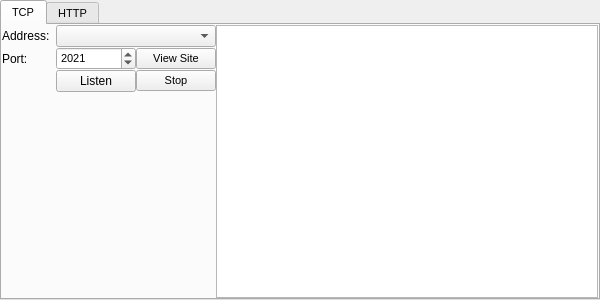
<?xml version="1.0" encoding="UTF-8"?>
<ui version="4.0">
 <class>SkippyMainWindow</class>
 <widget class="QMainWindow" name="SkippyMainWindow">
  <property name="geometry">
   <rect>
    <x>0</x>
    <y>0</y>
    <width>600</width>
    <height>300</height>
   </rect>
  </property>
  <property name="minimumSize">
   <size>
    <width>600</width>
    <height>300</height>
   </size>
  </property>
  <property name="maximumSize">
   <size>
    <width>600</width>
    <height>300</height>
   </size>
  </property>
  <property name="font">
   <font>
    <pointsize>8</pointsize>
   </font>
  </property>
  <property name="windowTitle">
   <string>Skippy</string>
  </property>
  <widget class="QWidget" name="centralwidget">
   <layout class="QGridLayout" name="gridLayout">
    <property name="leftMargin">
     <number>0</number>
    </property>
    <property name="topMargin">
     <number>0</number>
    </property>
    <property name="rightMargin">
     <number>0</number>
    </property>
    <property name="bottomMargin">
     <number>0</number>
    </property>
    <property name="spacing">
     <number>0</number>
    </property>
    <item row="0" column="0">
     <widget class="QTabWidget" name="Tabs">
      <property name="font">
       <font>
        <pointsize>8</pointsize>
       </font>
      </property>
      <property name="currentIndex">
       <number>0</number>
      </property>
      <widget class="QWidget" name="TcpTab">
       <attribute name="title">
        <string>TCP</string>
       </attribute>
       <layout class="QGridLayout" name="gridLayout_3">
        <property name="leftMargin">
         <number>0</number>
        </property>
        <property name="topMargin">
         <number>0</number>
        </property>
        <property name="rightMargin">
         <number>0</number>
        </property>
        <property name="bottomMargin">
         <number>0</number>
        </property>
        <property name="spacing">
         <number>0</number>
        </property>
        <item row="1" column="0">
         <widget class="QLabel" name="portLabel">
          <property name="font">
           <font>
            <pointsize>9</pointsize>
           </font>
          </property>
          <property name="text">
           <string>Port: </string>
          </property>
         </widget>
        </item>
        <item row="1" column="1" colspan="2">
         <widget class="QSpinBox" name="portSpinBox">
          <property name="font">
           <font>
            <pointsize>8</pointsize>
           </font>
          </property>
          <property name="minimum">
           <number>2</number>
          </property>
          <property name="maximum">
           <number>6400</number>
          </property>
          <property name="value">
           <number>2021</number>
          </property>
         </widget>
        </item>
        <item row="0" column="4" rowspan="4">
         <widget class="QTextBrowser" name="outputTextBrowser"/>
        </item>
        <item row="0" column="0">
         <widget class="QLabel" name="label">
          <property name="font">
           <font>
            <pointsize>9</pointsize>
           </font>
          </property>
          <property name="text">
           <string>Address:  </string>
          </property>
         </widget>
        </item>
        <item row="0" column="1" colspan="3">
         <widget class="QComboBox" name="addressComboBox">
          <property name="font">
           <font>
            <pointsize>8</pointsize>
           </font>
          </property>
         </widget>
        </item>
        <item row="3" column="1" colspan="3">
         <widget class="QFrame" name="horizontalFrame">
          <property name="styleSheet">
           <string notr="true">border-image: url(:/recources/data/skippyUI.png);</string>
          </property>
          <layout class="QHBoxLayout" name="horizontalLayout"/>
         </widget>
        </item>
        <item row="1" column="3">
         <widget class="QPushButton" name="pageButton">
          <property name="font">
           <font>
            <pointsize>8</pointsize>
           </font>
          </property>
          <property name="text">
           <string>View Site</string>
          </property>
         </widget>
        </item>
        <item row="2" column="2">
         <widget class="QPushButton" name="listenButton">
          <property name="font">
           <font>
            <pointsize>9</pointsize>
           </font>
          </property>
          <property name="text">
           <string>Listen</string>
          </property>
         </widget>
        </item>
        <item row="2" column="3">
         <widget class="QPushButton" name="stopButton">
          <property name="font">
           <font>
            <pointsize>8</pointsize>
           </font>
          </property>
          <property name="text">
           <string>Stop</string>
          </property>
         </widget>
        </item>
       </layout>
      </widget>
      <widget class="QWidget" name="HttpTab">
       <attribute name="title">
        <string>HTTP</string>
       </attribute>
       <layout class="QGridLayout" name="gridLayout_2">
        <property name="leftMargin">
         <number>0</number>
        </property>
        <property name="topMargin">
         <number>0</number>
        </property>
        <property name="rightMargin">
         <number>0</number>
        </property>
        <property name="bottomMargin">
         <number>0</number>
        </property>
        <property name="spacing">
         <number>0</number>
        </property>
        <item row="1" column="5">
         <widget class="QSpinBox" name="rateSpinBox">
          <property name="font">
           <font>
            <pointsize>9</pointsize>
           </font>
          </property>
          <property name="maximum">
           <number>100000000</number>
          </property>
          <property name="value">
           <number>1536000</number>
          </property>
         </widget>
        </item>
        <item row="3" column="3" colspan="4">
         <spacer name="horizontalSpacer">
          <property name="orientation">
           <enum>Qt::Horizontal</enum>
          </property>
          <property name="sizeHint" stdset="0">
           <size>
            <width>40</width>
            <height>20</height>
           </size>
          </property>
         </spacer>
        </item>
        <item row="1" column="0" colspan="3">
         <widget class="QTreeView" name="treeView">
          <property name="font">
           <font>
            <pointsize>8</pointsize>
           </font>
          </property>
         </widget>
        </item>
        <item row="3" column="0">
         <widget class="QPushButton" name="setButton">
          <property name="font">
           <font>
            <pointsize>8</pointsize>
           </font>
          </property>
          <property name="text">
           <string>Set</string>
          </property>
         </widget>
        </item>
        <item row="1" column="3">
         <widget class="QLabel" name="rateLabel">
          <property name="font">
           <font>
            <pointsize>9</pointsize>
           </font>
          </property>
          <property name="text">
           <string>Transfer Rate</string>
          </property>
         </widget>
        </item>
        <item row="3" column="1">
         <widget class="QPushButton" name="makeButton">
          <property name="font">
           <font>
            <pointsize>8</pointsize>
           </font>
          </property>
          <property name="text">
           <string>New Directory</string>
          </property>
         </widget>
        </item>
        <item row="1" column="6">
         <widget class="QLabel" name="bytesPerSLabel">
          <property name="font">
           <font>
            <pointsize>8</pointsize>
           </font>
          </property>
          <property name="text">
           <string>b/s</string>
          </property>
         </widget>
        </item>
        <item row="3" column="2">
         <widget class="QPushButton" name="deleteButton">
          <property name="font">
           <font>
            <pointsize>8</pointsize>
           </font>
          </property>
          <property name="text">
           <string>Delete</string>
          </property>
         </widget>
        </item>
        <item row="0" column="2" colspan="4">
         <widget class="QLabel" name="setLabel">
          <property name="text">
           <string/>
          </property>
         </widget>
        </item>
        <item row="0" column="0" colspan="2">
         <widget class="QLabel" name="pathLabel">
          <property name="font">
           <font>
            <pointsize>8</pointsize>
           </font>
          </property>
          <property name="text">
           <string>Site's root path:</string>
          </property>
         </widget>
        </item>
       </layout>
      </widget>
     </widget>
    </item>
   </layout>
  </widget>
 </widget>
 <resources/>
 <connections/>
</ui>
